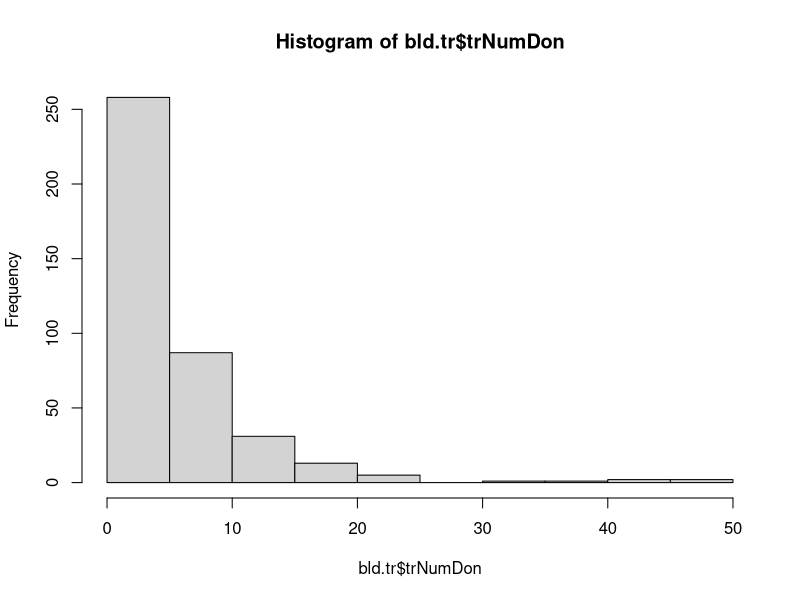
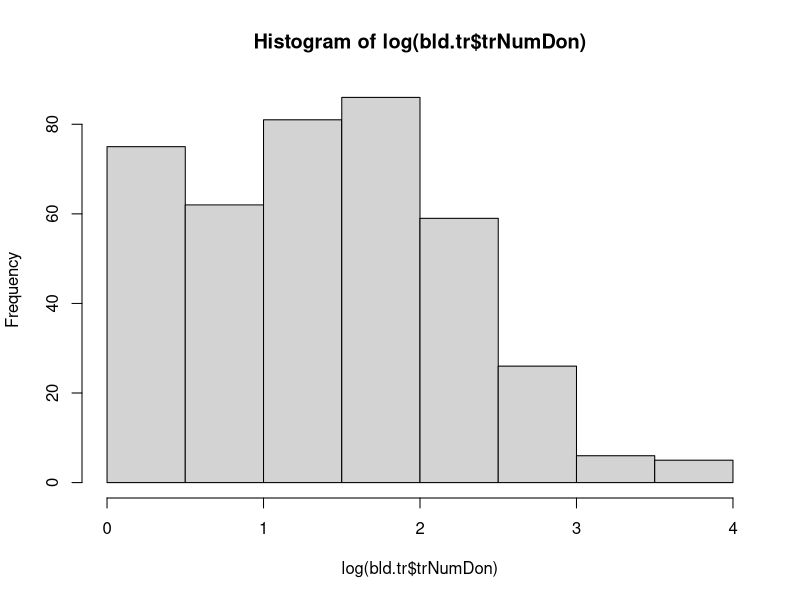
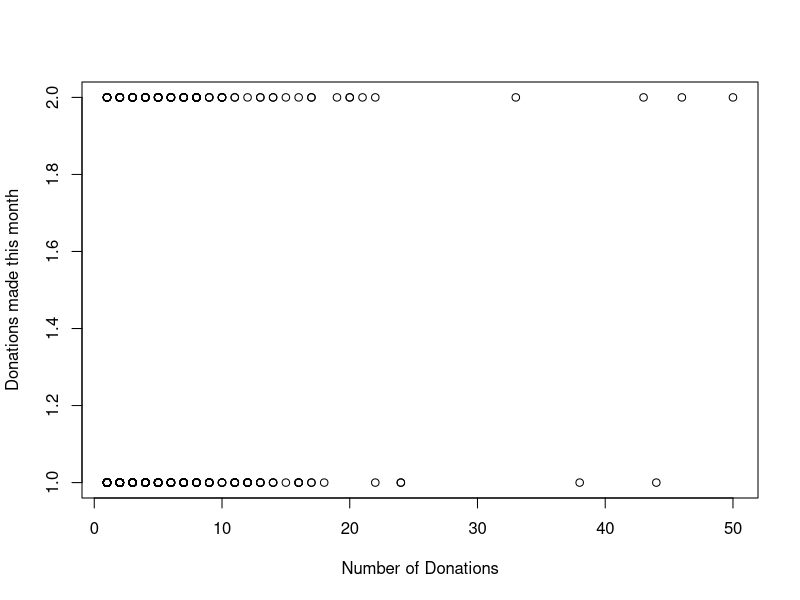

The R script that drew these images, in order: (Note: this script raises an error after producing the figures.)
## Lori Kim
### Project 5

setwd("/Volumes/LEXAR/DATA SCIENCE/Projects/Project 5")

install.packages("caret")
library(class)
library(caret)
library(readxl)
library(dplyr)
library(tidyr)
library(boot)

bld.tr = read_excel("blood_traindata.xlsx")
bld.tst = read_excel("blood_testdata.xlsx")
attach(bld.tr) # attachs the dataset to R so I can just use the names
#attach(bld.tst)
#detach(bld.tr)
#detach(bld.tst)

# four predictor variables:
# "ID, Months since Last Donation, Number of Donations,
# Total Volume Donated, Months since First Donation, Made Donation this month"
# clean data (get rid of ID) / rename col for regression
colnames(bld.tr) = c("id","trMoLast","trNumDon","trTotalVal","trMoFirst","trDonMade")
colnames(bld.tst) = c("id","tstMoLast","tstNumDon","tstTotalVal","tstMoFirst","tstDonMade","tstProb")
bld.tr = bld.tr %>% select(-one_of(c("id","trTotalVal")))
bld.tst = bld.tst %>% select(-one_of(c("id","tstTotalVal")))
bld.tr$trDonMade = factor(bld.tr$trDonMade)
bld.tst$tstDonMade = factor(bld.tst$tstDonMade)

hist(bld.tr$trNumDon)
hist(log(bld.tr$trNumDon))

# look at the dimensions
#dim(bld.tr)
#dim(bld.tst)

# list types for each attribute
#sapply(bld.tr, class)
#sapply(bld.tst, class)

# take a look at the data
#head(bld.tr)
#head(bld.tst)

#* LOWER AIC AND BIC IS BETTER HIGHER R-SQUARED IS BETTER

# use logistic model to predict the probability of those people to donate their blood
logi.fit = glm(trDonMade~ . , data = bld.tr, family = "binomial")
summary(logi.fit)

logi.fit3 = glm(trDonMade~ trMoLast + trMoFirst , data = bld.tr, family = "binomial")
summary(logi.fit3)

logi.fit4 = glm(trDonMade~ trMoFirst+trNumDon , data = bld.tr, family = "binomial") # best predictor variables
summary(logi.fit4)

logi.fit5 = glm(trDonMade~ trMoLast , data = bld.tr, family = "binomial")
summary(logi.fit5)

logi.fit6 = glm(trDonMade~ trNumDon , data = bld.tr, family = "binomial")
summary(logi.fit6)

logi.fit7 = glm(trDonMade~ trMoLast + trNumDon , data = bld.tr, family = "binomial")
summary(logi.fit7)

plot(bld.tr$trNumDon, bld.tr$trDonMade, xlab = "Number of Donations", ylab = "Donations made this month")

### reference: iris file 10 Fold Cross-Validation
# We use the dataset to create a partition (80% training 20% validating)
  ## train & validation set for bld.tr
trainset = createDataPartition(bld.tr$trDonMade, p=0.80, list=FALSE)
train = bld.tr[trainset,]
valid = bld.tr[-trainset,]

#
# 10-fold Cross-Validation to train the models
#
control = trainControl(method="cv", number=10)
metric = "Accuracy"

# Linear algorithms
# Linear Discriminant Analysis (LDA)
#set.seed(7)
fit.lda <- train(trDonMade~ trMoFirst+trNumDon, data=train, method="lda", metric=metric, trControl=control)

# Nonlinear algorithms
# Classfication and Regression Trees (CART)
#set.seed(7)
fit.cart <- train(trDonMade~ trMoFirst+trNumDon, data=train, method="rpart", metric=metric, trControl=control)

# k-Nearest Neighbors (KNN)
#set.seed(7)
fit.knn <- train(trDonMade~ trMoFirst+trNumDon, data=train, method="knn", metric=metric, trControl=control)

# Support Vector Machines (SVM)
#set.seed(7)
fit.svm <- train(trDonMade~ trMoFirst+trNumDon, data=train, method="svmRadial", metric=metric, trControl=control)

# Random Forest
#set.seed(7)
fit.rf <- train(trDonMade~ trMoFirst+trNumDon, data=train, method="rf", metric=metric, trControl=control)

# Logistic Regression
#set.seed(7)
fit.glm <- train(trDonMade~ trMoFirst+trNumDon, data=train, method="glm", metric=metric, trControl=control)

# Select Best Model
# summarize accuracy of models
results <- resamples(list(lda=fit.lda, cart=fit.cart, knn=fit.knn, svm=fit.svm, rf=fit.rf, glm=fit.glm))
summary(results)

dotplot(results)

# Kappa Statistics (0<=k<=1)
# Adjust accuracy by accounting for the possibility of a correct prediction by chance alone.
# Very good: 0.8<k<1; good: 0.6<k<0.8; moderate: 0.4<k<0.6; fair: 0.2<k<0.4; poor: 0<k<0.2

# Summarize the Best Model
print(fit.lda)

# Make Predictions: knn / test accuracy of knn model against the validation set
predict1 = predict(fit.lda, newdata = valid)
confusionMatrix(predict1, valid$trDonMade)
table(predict1,valid$trDonMade)

# Make a prediction for bld.tst
# analyze the prediction for DonMade
predict.prob = predict(fit.lda, bld.tst, type = "prob")

bld.tst$tstProb = predict.prob[1:nrow(bld.tst),2]

predDon=rep(0, nrow(bld.tst))
predDon[predict.prob[2]>.5]="1"
bld.tst$tstDonMade = predDon[1:nrow(bld.tst)]

# analyze the prediction for DonMade with logistic regression
logi.probs=predict(logi.fit4, bld.tst,type="response")
logi.pred=rep(0, nrow(bld.tst)) # the 400 is the length of the data set
logi.pred[logi.probs>.5]="1"
bld.tst$tstDonMade = logi.pred[1:nrow(bld.tst)]

### reference:
# 1. https://machinelearningmastery.com/machine-learning-in-r-step-by-step/
# 2. https://datascienceplus.com/perform-logistic-regression-in-r/
# 3. https://codeburst.io/implementing-a-simple-prediction-model-in-r-ab1dafa6b954
